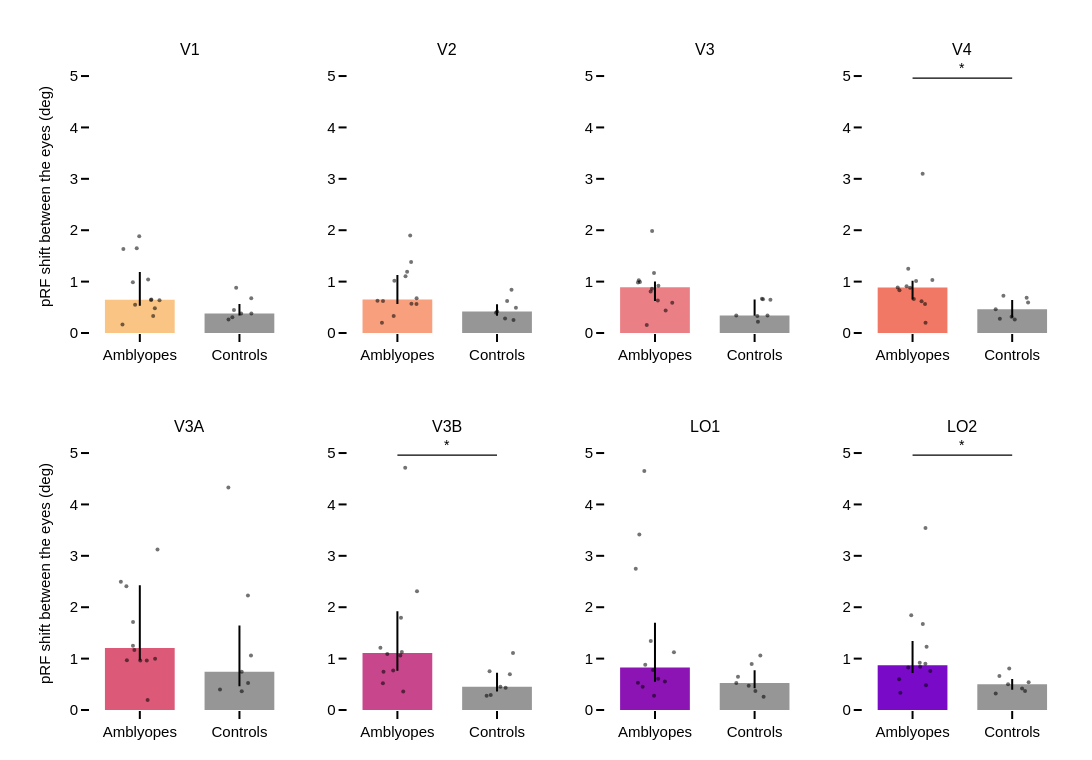
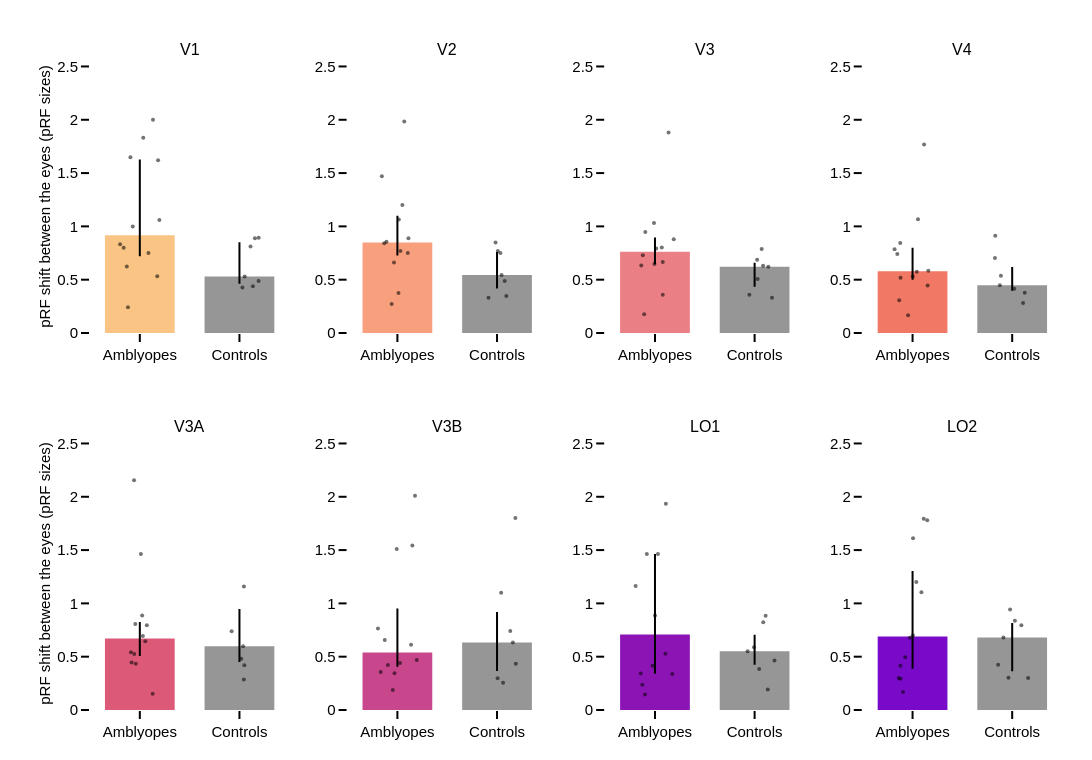
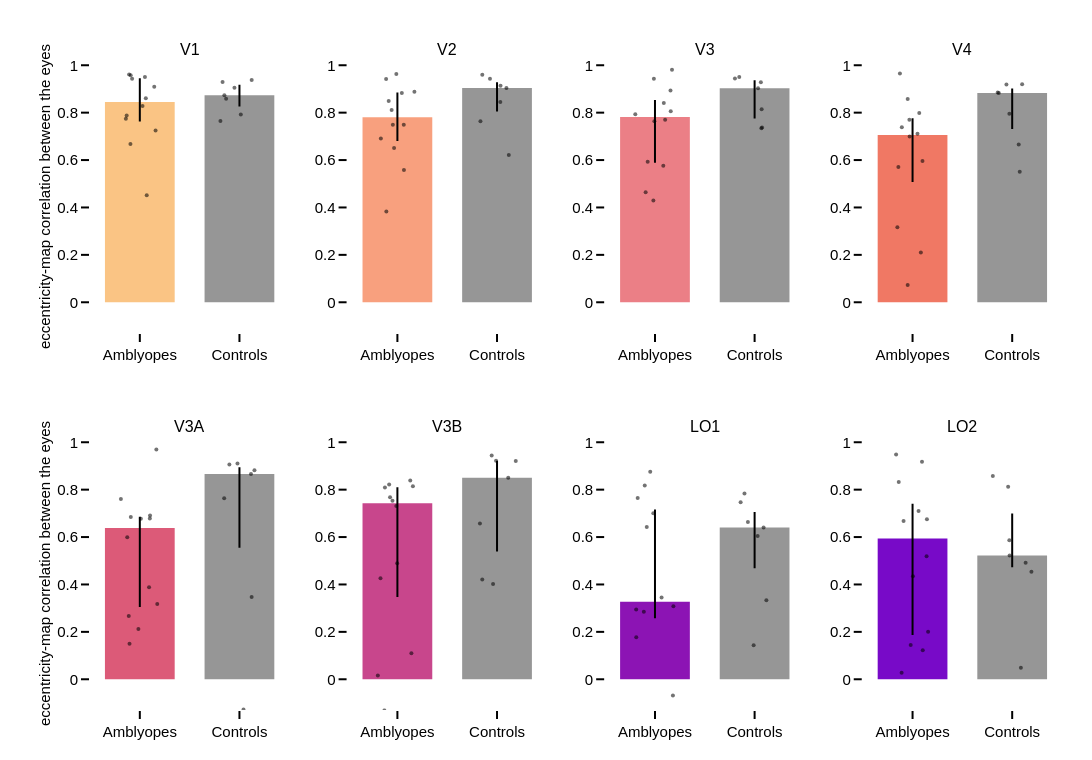

Source (notebook cell) for these figures, in order:
### Markdown cell above
## Figure 2 — Are the maps of the two eyes the same? (map fidelity)

For each vertex, distance between the pRF centre measured through one eye and through the other eye. Left: in degrees; right: relative to the pRF size (1 = shifted by one pRF size). Amblyopes vs controls (Mann-Whitney, FDR). Controls give the value expected from noise alone (two independent fits of the same eye-independent map). Table: also the correlation of the eccentricity maps of the two eyes (Schluppeck et al.: ≈ 0.65 in V1).

### Code cell
for meas, lab in [('shift_deg', 'pRF shift between the eyes (deg)'), ('shift_rel', 'pRF shift between the eyes (pRF sizes)'),
                   ('ecc_corr', 'eccentricity-map correlation between the eyes')]:
    s = group_tests(meas)
    print('\n' + lab); show(s)
    bar_panel([('Amblyopes', meas, 'patient', None, ''), ('Controls', meas, 'control', ctrl_color, '')], [(0, 1, 'p_fdr', s)], lab,
              'retino_fig2_{}'.format(meas))
